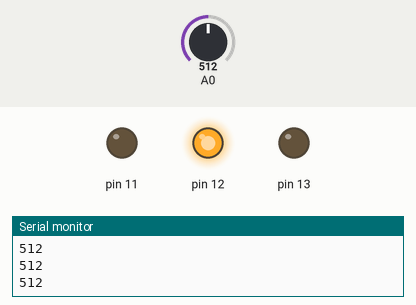
This sketch was run on a simulated Arduino Uno, built with avr-gcc and run on an emulated ATmega328P. Shown: output pins drawn as LEDs (lit = HIGH), the last lines printed to the serial monitor. Inputs (shaded band) come from the test bench; at power-on: A0 = 512.

Above: at 1.2 s.
1.3 s: A0 set to 666
2.8 s: A0 set to 695
At 3.2 s:
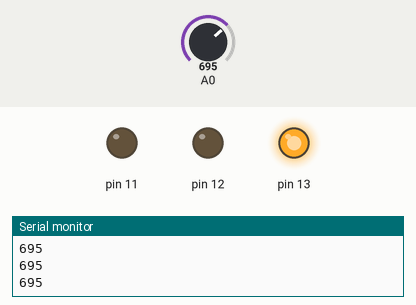
4.3 s: A0 set to 306
At 4.7 s:
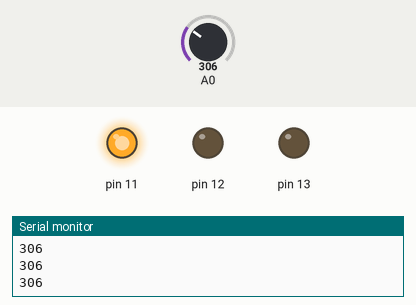
5.8 s: A0 set to 351
At 6.2 s:
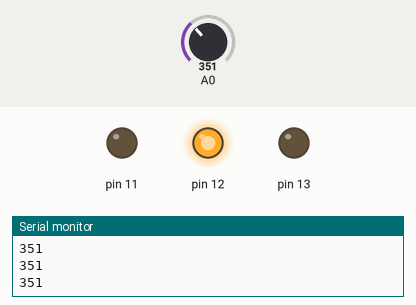
7.3 s: A0 set to 122
At 7.6 s:
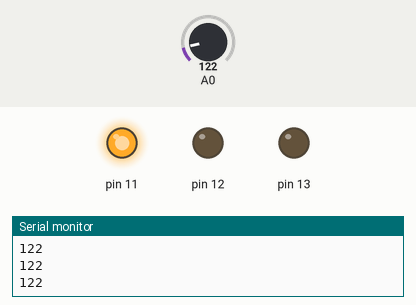
Timing chart, 0 to 9.8 s (numbered marks = the images above; inputs shaded):
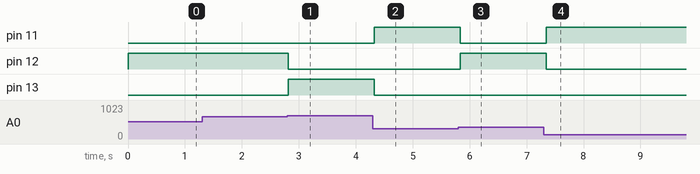

Measured:
- the behaviour switches between 681 and 682 on A0 (found by bisection; images 0 and 1)
- the behaviour switches between 340 and 341 on A0 (found by bisection; images 2 and 3)
- after the input at 2.8 s, pin 12: HIGH → LOW at once; pin 13: LOW → HIGH at once
- after the input at 4.3 s, pin 11: LOW → HIGH at once; pin 13: HIGH → LOW at once
- after the input at 5.8 s, pin 11: HIGH → LOW at once; pin 12: LOW → HIGH at once
- after the input at 7.3 s, pin 11: LOW → HIGH at once; pin 12: HIGH → LOW at once

The sketch:

Photoresistor.ino
```cpp
const int max_ADC_value = 1023;
const int one_third_max_ADC = max_ADC_value/3;
const int two_thirds_max_ADC = max_ADC_value * 2 / 3;

void setup() {
  Serial.begin(9600);
  pinMode(11, OUTPUT);
  pinMode(12, OUTPUT);
  pinMode(13, OUTPUT);
}

void loop() {
  int input;
  input = analogRead(A0);
  Serial.println(input);
  if (input >= 0 && input < one_third_max_ADC){
    digitalWrite(11, HIGH);
    digitalWrite(12, LOW);
    digitalWrite(13, LOW);
  } else if (input >= one_third_max_ADC && input < two_thirds_max_ADC){
    digitalWrite(12, HIGH);
    digitalWrite(11, LOW);
    digitalWrite(13, LOW);
  } else if (input >= two_thirds_max_ADC && input < max_ADC_value){
    digitalWrite(13, HIGH);
    digitalWrite(11, LOW);
    digitalWrite(12, LOW);
  }
  delay(50);
}
```
